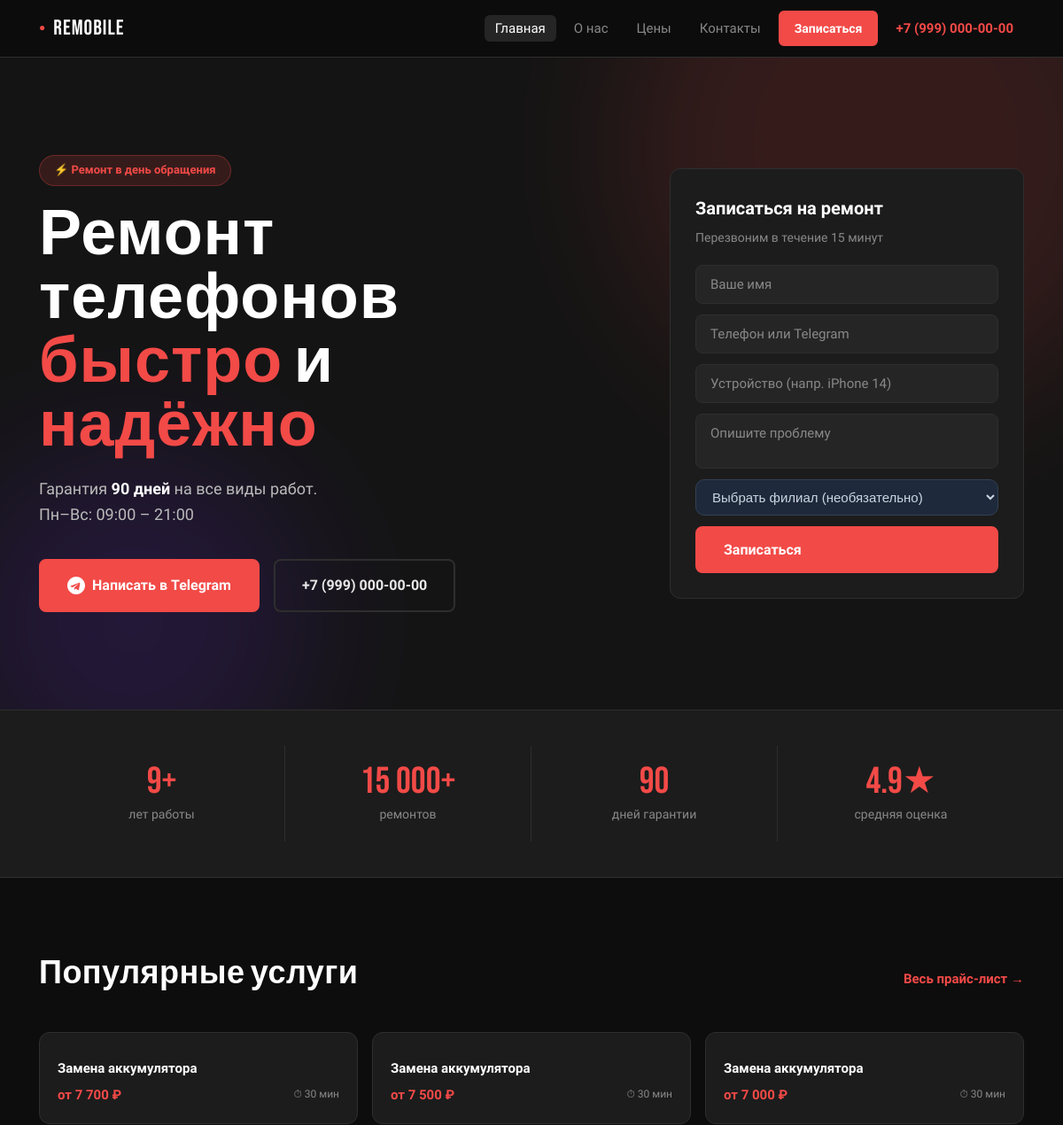
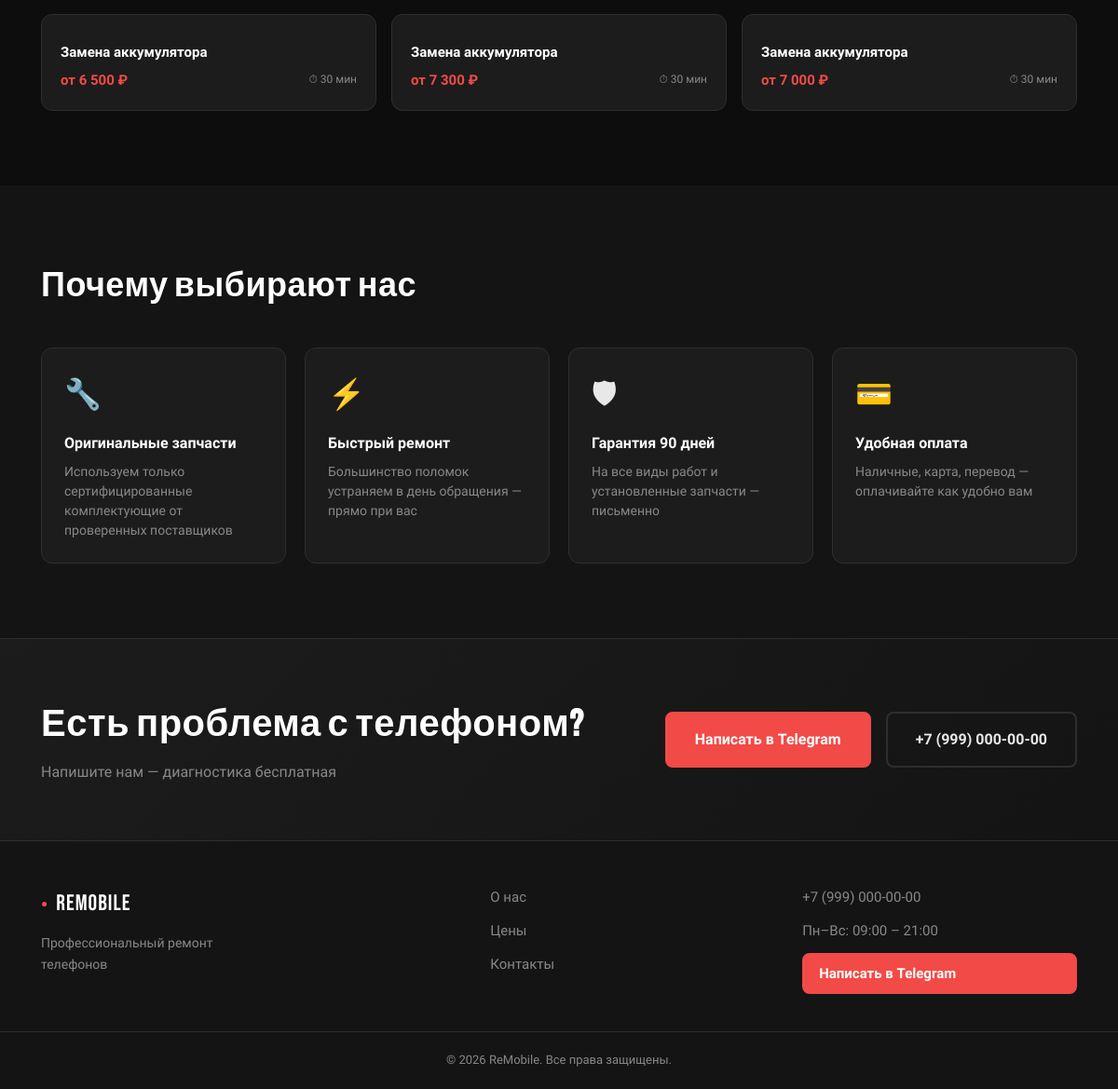
The page / on the database its author committed (2 pictures, top to bottom).
### core/models.py (models this page shows, shortened)
class SiteSettings(models.Model):
    company_name = models.CharField("Название компании", max_length=100, default="Kayros")
    tagline = models.CharField("Подзаголовок", max_length=200, default="Профессиональный ремонт телефонов")
    phone = models.CharField("Телефон", max_length=30, default="+7 (999) 000-00-00")
    address = models.CharField("Адрес", max_length=300, default="г. Москва, ул. Примерная, д. 1")
    working_hours = models.CharField("Часы работы", max_length=100, default="Пн–Вс: 09:00 – 21:00")
    telegram_bot_link = models.URLField("Ссылка на Telegram-бот", default="https://t.me/your_bot")
    telegram_channel = models.URLField("Telegram-канал", blank=True)
    about_text = models.TextField("О нас (краткое)", default="Мы занимаемся ремонтом телефонов с 2015 года.")
    about_full_text = models.TextField("О нас (полное)", blank=True)
    yandex_map_embed = models.TextField("Код встраивания Яндекс.Карты", blank=True)
    google_map_embed = models.TextField("Код встраивания Google Maps", blank=True)
    warranty_days = models.PositiveIntegerField("Гарантия (дней)", default=90)
    inn = models.CharField("ИНН", max_length=20, blank=True)
    kpp = models.CharField("КПП", max_length=20, blank=True)
    ogrn = models.CharField("ОГРН / ОГРНИП", max_length=20, blank=True)
    director_name = models.CharField("ФИО директора", max_length=200, blank=True)
    email = models.EmailField("Email", blank=True)
    website = models.URLField("Сайт", blank=True)
    telegram = models.CharField("Telegram", max_length=100, blank=True)
    whatsapp = models.CharField("WhatsApp", max_length=50, blank=True)
    legal_address = models.TextField("Юридический адрес", blank=True)
    actual_address = models.TextField("Фактический адрес", blank=True)
    bank_name = models.CharField("Банк", max_length=200, blank=True)
    bik = models.CharField("БИК", max_length=20, blank=True)
    account_number = models.CharField("Расчётный счёт", max_length=30, blank=True)
    corr_account = models.CharField("Корр. счёт", max_length=30, blank=True)
    logo = models.ImageField("Логотип", upload_to='settings/', blank=True, null=True)
    stamp = models.ImageField("Печать", upload_to='settings/', blank=True, null=True)
    bot_token = models.CharField("Токен Telegram-бота", max_length=200, blank=True)
    bot_deepseek_key = models.CharField("Groq API Key", max_length=200, blank=True)
    bot_prompt = models.TextField(
        "Системный промпт бота",
        blank=True,
        default="Ты помощник сервисного центра по ремонту телефонов. Отвечай вежливо и кратко. Помогай клиентам узнать цены и записаться на ремонт."
    )
    class Meta:
        verbose_name = "Настройки сайта"
        verbose_name_plural = "Настройки сайта"
    @classmethod
    def get(cls):
        obj, _ = cls.objects.get_or_create(pk=1)
        return obj

class RepairService(models.Model):
    phone_model = models.ForeignKey(PhoneModel, on_delete=models.CASCADE, related_name='services', verbose_name="Модель")
    name = models.CharField("Услуга", max_length=200)
    description = models.CharField("Доп. описание", max_length=300, blank=True)
    price_from = models.PositiveIntegerField("Цена от (₽)")
    price_to = models.PositiveIntegerField("Цена до (₽)", null=True, blank=True)
    duration = models.CharField("Срок ремонта", max_length=50, default="1–2 часа")
    is_popular = models.BooleanField("Популярная", default=False)
    is_active = models.BooleanField("Активна", default=True)
    order = models.PositiveIntegerField("Порядок", default=0)
    class Meta:
        verbose_name = "Услуга / позиция прайса"
        verbose_name_plural = "Услуги / прайс-лист"
        ordering = ['phone_model__brand__order', 'phone_model__order', 'order', 'name']
    @property
    def price_display(self):
        if self.price_to:
            return f"{self.price_from:,}–{self.price_to:,} ₽".replace(',', ' ')
        return f"от {self.price_from:,} ₽".replace(',', ' ')

### core/views.py (the view)
# urls.py: path('', views.home, name='home'),
def home(request):
    reviews = Review.objects.filter(is_active=True)[:6]
    popular_services = RepairService.objects.filter(is_popular=True, is_active=True, phone_model__is_active=True).select_related('phone_model__brand')[:6]
    branches = Branch.objects.filter(is_active=True)
    return render(request, 'core/home.html', {
        'reviews': reviews,
        'popular_services': popular_services,
        'branches': branches,
    })

### core/context_processors.py (called while the page is built, shortened)
def site_settings(request):
    return {'site': SiteSettings.get()}

def crm_context(request):
    if not request.user.is_authenticated or not request.path.startswith('/crm/'):
        return {}

### templates/core/home.html (shortened to what this page needs)
{% extends 'core/base.html' %}
{% load static %}
{% block content %}
<section class="hero">
  <div class="hero-bg">
  </div>
  <div class="container hero-grid">
    <div class="hero-text" data-animate>
      <div class="hero-badge">⚡ Ремонт в день обращения</div>
      <h1>Ремонт телефонов<br><span class="accent">быстро</span> и <span class="accent">надёжно</span></h1>
      <p class="hero-sub">Гарантия <strong>{{ site.warranty_days }} дней</strong> на все виды работ.<br>{{ site.working_hours }}</p>
      <div class="hero-actions">
        <a href="{{ site.telegram_bot_link }}" target="_blank" class="btn btn-lg">
          Написать в Telegram
        </a>
        <a href="tel:{{ site.phone }}" class="btn btn-outline btn-lg">{{ site.phone }}</a>
      </div>
    </div>
    <div class="hero-form card" data-animate data-delay="150">
      <h3>Записаться на ремонт</h3>
      <p class="form-sub">Перезвоним в течение 15 минут</p>
      <form action="{% url 'contact_request' %}" method="post" class="contact-form" id="heroForm">
        <input type="text" name="name" placeholder="Ваше имя" required>
        <input type="text" name="phone" placeholder="Телефон или Telegram" required>
        <input type="text" name="device" placeholder="Устройство (напр. iPhone 14)">
        <textarea name="message" placeholder="Опишите проблему" rows="2"></textarea>
        {% if branches %}
        <select name="branch_id" style="width:100%;padding:10px 14px;border-radius:10px;background:#1e293b;border:1px solid #334155;color:#cbd5e1;font-size:15px;">
          <option value="">Выбрать филиал (необязательно)</option>
        </select>
        {% endif %}
        <button type="submit" class="btn btn-lg" style="width:100%">Записаться</button>
      </form>
    </div>
  </div>
</section>
<section class="stats">
  <div class="container stats-grid">
    <div class="stat-item">
      <span class="stat-num">9+</span>
      <span class="stat-label">лет работы</span>
    </div>
    <div class="stat-item">
      <span class="stat-num">15 000+</span>
      <span class="stat-label">ремонтов</span>
    </div>
    <div class="stat-item">
      <span class="stat-num">{{ site.warranty_days }}</span>
      <span class="stat-label">дней гарантии</span>
    </div>
    <div class="stat-item">
      <span class="stat-num">4.9★</span>
      <span class="stat-label">средняя оценка</span>
    </div>
  </div>
</section>
{% if popular_services %}
<section class="section services-preview">
  <div class="container">
    <div class="section-head">
      <h2>Популярные услуги</h2>
      <a href="{% url 'prices' %}" class="link-more">Весь прайс-лист →</a>
    </div>
    <div class="services-grid">
      {% for svc in popular_services %}
      <div class="service-card">
        <div class="service-card__name">{{ svc.name }}</div>
        <div class="service-card__footer">
          <span class="service-card__price">{{ svc.price_display }}</span>
          <span class="service-card__time">⏱ {{ svc.duration }}</span>
        </div>
      </div>
      {% endfor %}
    </div>
  </div>
</section>
{% endif %}
<section class="section why-us">
  <div class="container">
    <h2>Почему выбирают нас</h2>
    <div class="why-grid">
      <div class="why-card">
        <div class="why-icon">🔧</div>
        <h3>Оригинальные запчасти</h3>
        <p>Используем только сертифицированные комплектующие от проверенных поставщиков</p>
      </div>
      <div class="why-card">
        <div class="why-icon">⚡</div>
        <h3>Быстрый ремонт</h3>
        <p>Большинство поломок устраняем в день обращения — прямо при вас</p>
      </div>
      <div class="why-card">
        <div class="why-icon">🛡</div>
        <h3>Гарантия {{ site.warranty_days }} дней</h3>
        <p>На все виды работ и установленные запчасти — письменно</p>
      </div>
      <div class="why-card">
        <div class="why-icon">💳</div>
        <h3>Удобная оплата</h3>
        <p>Наличные, карта, перевод — оплачивайте как удобно вам</p>
      </div>
    </div>
  </div>
</section>
<section class="cta-section">
  <div class="container cta-inner">
    <div>
      <h2>Есть проблема с телефоном?</h2>
      <p>Напишите нам — диагностика бесплатная</p>
    </div>
    <div class="cta-actions">
      <a href="{{ site.telegram_bot_link }}" target="_blank" class="btn btn-lg">Написать в Telegram</a>
      <a href="tel:{{ site.phone }}" class="btn btn-outline btn-lg">{{ site.phone }}</a>
    </div>
  </div>
</section>
{% endblock %}

### templates/core/base.html (shortened to what this page needs)
{% load static %}
<!DOCTYPE html>
<html lang="ru">
<head>
  <link rel="stylesheet" href="{% static 'core/css/style.css' %}">
</head>
<body>
<nav class="navbar">
  <div class="container nav-inner">
    <a href="{% url 'home' %}" class="logo">
      <span class="logo-mark">●</span>{{ site.company_name }}
    </a>
    <ul class="nav-links" id="navLinks">
      <li><a href="{% url 'home' %}" {% if request.resolver_match.url_name == 'home' %}class="active"{% endif %}>Главная</a></li>
      <li><a href="{% url 'about' %}" {% if request.resolver_match.url_name == 'about' %}class="active"{% endif %}>О нас</a></li>
      <li><a href="{% url 'prices' %}" {% if request.resolver_match.url_name == 'prices' %}class="active"{% endif %}>Цены</a></li>
      <li><a href="{% url 'contacts' %}" {% if request.resolver_match.url_name == 'contacts' %}class="active"{% endif %}>Контакты</a></li>
      <li><a href="{% url 'contacts' %}#booking-form" class="btn btn-sm" style="padding:.4rem 1rem">Записаться</a></li>
      <li><a href="tel:{{ site.phone }}" class="nav-phone">{{ site.phone }}</a></li>
    </ul>
  </div>
</nav>
{% block content %}{% endblock %}
<footer class="footer">
  <div class="container footer-inner">
    <div class="footer-brand">
      <a href="{% url 'home' %}" class="logo"><span class="logo-mark">●</span>{{ site.company_name }}</a>
      <p>{{ site.tagline }}</p>
    </div>
    <div class="footer-links">
      <a href="{% url 'about' %}">О нас</a>
      <a href="{% url 'prices' %}">Цены</a>
      <a href="{% url 'contacts' %}">Контакты</a>
    </div>
    <div class="footer-contacts">
      <a href="tel:{{ site.phone }}">{{ site.phone }}</a>
      <span>{{ site.working_hours }}</span>
      <a href="{{ site.telegram_bot_link }}" target="_blank" class="btn btn-sm">Написать в Telegram</a>
    </div>
  </div>
  <div class="footer-bottom">
    <p>© {% now "Y" %} {{ site.company_name }}. Все права защищены.</p>
  </div>
</footer>
</body>
</html>

### rows shown on the page
SiteSettings: company_name "ReMobile", phone "+7 (999) 000-00-00", warranty_days "90", working_hours "Пн–Вс: 09:00 – 21:00", tagline "Профессиональный ремонт телефонов"
RepairService: name "Замена аккумулятора", price_display "от 7 700 ₽", duration "30 мин"
RepairService: name "Замена аккумулятора", price_display "от 7 500 ₽", duration "30 мин"
RepairService: name "Замена аккумулятора", price_display "от 7 000 ₽", duration "30 мин"
RepairService: name "Замена аккумулятора", price_display "от 6 500 ₽", duration "30 мин"
RepairService: name "Замена аккумулятора", price_display "от 7 300 ₽", duration "30 мин"
RepairService: name "Замена аккумулятора", price_display "от 7 000 ₽", duration "30 мин"
